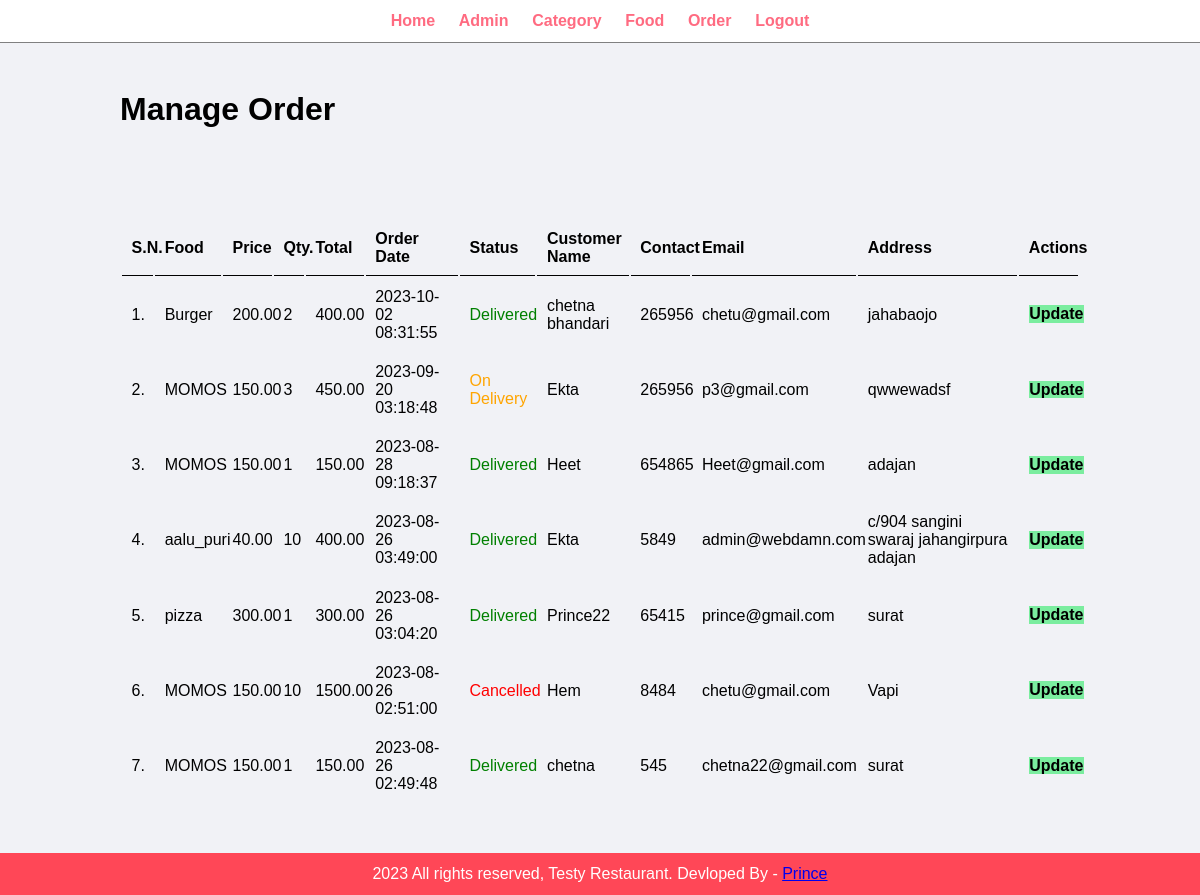
Screenshot of /admin/manage-order.php (signed in) with the database file from the repository.
### tables this page shows
CREATE TABLE `tbl_order` (
  `id` int(10) UNSIGNED NOT NULL,
  `food` varchar(150) NOT NULL,
  `price` decimal(10,2) NOT NULL,
  `qty` int(11) NOT NULL,
  `total` decimal(10,2) NOT NULL,
  `order_date` datetime NOT NULL,
  `status` varchar(50) NOT NULL,
  `customer_name` varchar(150) NOT NULL,
  `customer_contact` varchar(20) NOT NULL,
  `customer_email` varchar(150) NOT NULL,
  `customer_address` varchar(255) NOT NULL
);

### admin/manage-order.php (the view, shortened to what this page needs)
<?php include('partials/menu.php'); ?>
<div class="menu-content">
    <div class="wrapper">
        <h1>Manage Order</h1>
                <br /><br /><br />
                <br><br>
                <table class="tbl-full">
                    <tr>
                        <th>S.N.</th>
                        <th>Food</th>
                        <th>Price</th>
                        <th>Qty.</th>
                        <th>Total</th>
                        <th>Order Date</th>
                        <th>Status</th>
                        <th>Customer Name</th>
                        <th>Contact</th>
                        <th>Email</th>
                        <th>Address</th>
                        <th>Actions</th>
                    </tr>
                    <?php
                        $sql = "SELECT * FROM tbl_order ORDER BY id DESC";
                        $res = mysqli_query($conn, $sql);
                        $count = mysqli_num_rows($res);
                        $sn = 1;
                        if($count>0)
                        {
                            while($row=mysqli_fetch_assoc($res))
                            {
                                $id = $row['id'];
                                $food = $row['food'];
                                $price = $row['price'];
                                $qty = $row['qty'];
                                $total = $row['total'];
                                $order_date = $row['order_date'];
                                $status = $row['status'];
                                $customer_name = $row['customer_name'];
                                $customer_contact = $row['customer_contact'];
                                $customer_email = $row['customer_email'];
                                $customer_address = $row['customer_address'];
                                ?>
                                    <tr>
                                        <td><?php echo $sn++; ?>. </td>
                                        <td><?php echo $food; ?></td>
                                        <td><?php echo $price; ?></td>
                                        <td><?php echo $qty; ?></td>
                                        <td><?php echo $total; ?></td>
                                        <td><?php echo $order_date; ?></td>
                                        <td>
                                            <?php
                                                if($status=="Ordered")
                                                {
                                                    echo "<label>$status</label>";
                                                }
                                                elseif($status=="On Delivery")
                                                {
                                                    echo "<label style='color: orange;'>$status</label>";
                                                }
                                                elseif($status=="Delivered")
                                                {
                                                    echo "<label style='color: green;'>$status</label>";
                                                }
                                                elseif($status=="Cancelled")
                                                {
                                                    echo "<label style='color: red;'>$status</label>";
                                                }
                                            ?>
                                        </td>
                                        <td><?php echo $customer_name; ?></td>
                                        <td><?php echo $customer_contact; ?></td>
                                        <td><?php echo $customer_email; ?></td>
                                        <td><?php echo $customer_address; ?></td>
                                        <td>
                                            <a href="<?php echo SITEURL; ?>admin/update-order.php?id=<?php echo $id; ?>" class="btn-secondary">Update</a>
                                        </td>
                                    </tr>
                                <?php
                            }
                        }
                        else
                        {
                            echo "<tr><td colspan='12' class='error'>Orders not Available</td></tr>";
                        }
                    ?>
                </table>
    </div>
</div>
<?php include('partials/footer.php'); ?>

### css/admin.css (style rules this page uses)
* { margin: 0; padding: 0; font-family: Arial, Helvetica, sans-serif; }
.wrapper { padding: 1%; width: 80%; margin: 0 auto; }
.tbl-full { width: 100%; }
table tr th { border-bottom: 1px solid black; padding: 1%; text-align: left; }
.btn-secondary { background-color: #7bed9f; padding: 1%; color:black; text-decoration: none; font-weight: bold; }
table tr td { padding: 1%; }
.menu-content { background-color: #f1f2f6; padding: 3% 0; }

### rows the page displays
tbl_order: food "Burger", price "200.00", qty "2", total "400.00", order_date "2023-10-02 08:31:55", status "Delivered", customer_name "chetna bhandari", customer_contact "265956", customer_email "chetu@gmail.com", customer_address "jahabaojo"
tbl_order: food "MOMOS", price "150.00", qty "3", total "450.00", order_date "2023-09-20 03:18:48", status "On Delivery", customer_name "Ekta", customer_contact "265956", customer_email "p3@gmail.com", customer_address "qwwewadsf"
tbl_order: food "MOMOS", price "150.00", qty "1", total "150.00", order_date "2023-08-28 09:18:37", status "Delivered", customer_name "Heet", customer_contact "654865", customer_email "Heet@gmail.com", customer_address "adajan"
tbl_order: food "aalu_puri", price "40.00", qty "10", total "400.00", order_date "2023-08-26 03:49:00", status "Delivered", customer_name "Ekta", customer_contact "5849", customer_email "admin@webdamn.com", customer_address "c/904 sangini swaraj jahangirpura adajan"
tbl_order: food "pizza", price "300.00", qty "1", total "300.00", order_date "2023-08-26 03:04:20", status "Delivered", customer_name "Prince22", customer_contact "65415", customer_email "prince@gmail.com", customer_address "surat"
tbl_order: food "MOMOS", price "150.00", qty "10", total "1500.00", order_date "2023-08-26 02:51:00", status "Cancelled", customer_name "Hem", customer_contact "8484", customer_email "chetu@gmail.com", customer_address "Vapi"
tbl_order: food "MOMOS", price "150.00", qty "1", total "150.00", order_date "2023-08-26 02:49:48", status "Delivered", customer_name "chetna", customer_contact "545", customer_email "chetna22@gmail.com", customer_address "surat"
